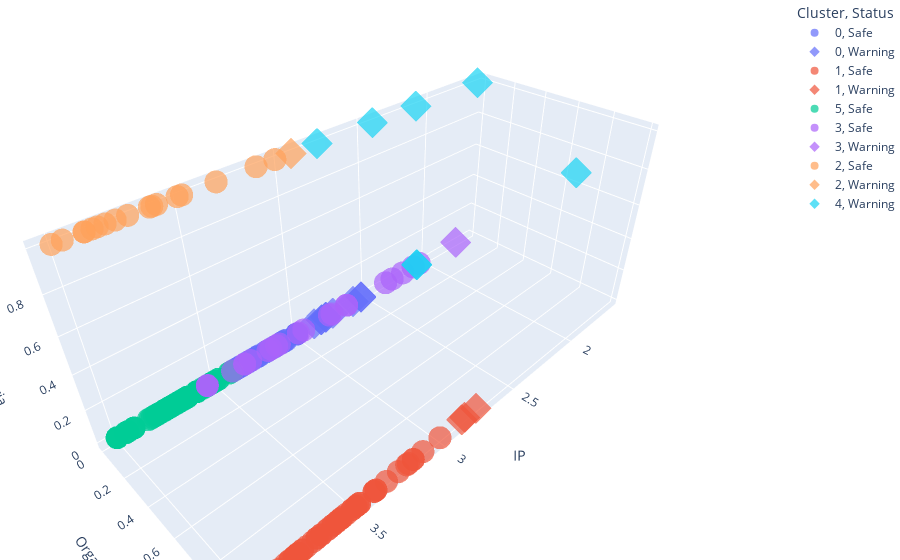

This figure's notebook cell:
### Code cell
kmeansPlot = createPlot3D(testWL, "IP", "Organisasi", "Kerja", "Cluster",shape= "Status")
kmeansPlot

### Figure 1 — Plotly figure (JSON) as saved in the notebook; plotly's stock layout.template omitted (floating-point values rounded to 4 significant figures)
{"data": [{"hovertemplate": "Cluster=0<br>Status=Safe<br>IP=%{x}<br>Organisasi=%{y}<br>Kerja=%{z}<extra></extra>", "legendgroup": "0, Safe", "marker": {"color": "#636efa", "opacity": 0.7, "symbol": "circle"}, "mode": "markers", "name": "0, Safe", "scene": "scene", "showlegend": true, "type": "scatter3d", "x": [3.37, 3.08, 3.09, 3.3, 3.3, 3.35, 3.39, 3.39, 3.07, 3.2, 3.25, 3.15, 3.19, 3.14, 3, 3.35, 3.28, 3.32, 3.25, 3.24, 3.1, 3, 3, 3, 3, 3], "y": [0, 0, 0, 0, 0, 0, 0, 0, 0, 0, 0, 0, 0, 0, 0, 0, 0, 0, 0, 0, 0, 0, 0, 0, 0, 0], "z": [0, 0, 0, 0, 0, 0, 0, 0, 0, 0, 0, 0, 0, 0, 0, 0, 0, 0, 0, 0, 0, 0, 0, 0, 0, 0]}, {"hovertemplate": "Cluster=0<br>Status=Warning<br>IP=%{x}<br>Organisasi=%{y}<br>Kerja=%{z}<extra></extra>", "legendgroup": "0, Warning", "marker": {"color": "#636efa", "opacity": 0.7, "symbol": "diamond"}, "mode": "markers", "name": "0, Warning", "scene": "scene", "showlegend": true, "type": "scatter3d", "x": [2.83, 2.54, 2.8, 2.75, 2.54, 2.6, 2.88, 2.83, 2.8], "y": [0, 0, 0, 0, 0, 0, 0, 0, 0], "z": [0, 0, 0, 0, 0, 0, 0, 0, 0]}, {"hovertemplate": "Cluster=1<br>Status=Safe<br>IP=%{x}<br>Organisasi=%{y}<br>Kerja=%{z}<extra></extra>", "legendgroup": "1, Safe", "marker": {"color": "#EF553B", "opacity": 0.7, "symbol": "circle"}, "mode": "markers", "name": "1, Safe", "scene": "scene", "showlegend": true, "type": "scatter3d", "x": [3.8, 3.7, 3.62, 3.83, 3.88, 3.58, 3.48, 3.81, 3.68, 3.96, 3.5, 3.6, 3.26, 3.64, 3.4, 3.2, 3.81, 3.7, 3.58, 4, 3.79, 3.75, 3.5, 3.72, 3.96, 3.85, 3.77, 3.52, 3.57, 4, 3.48, 3.91, 3.83, 3.33, 3.8, 3.39, 3.77, 3.52, 3.17, 4, 3.39, 3.17, 3.68, 3.5, 3.49, 3.8, 3.21, 3.79, 3.8, 3.62, 3.6, 3.79, 3.4, 3, 3.65, 3.94, 3.11, 3.55], "y": [1, 1, 1, 1, 1, 1, 1, 1, 1, 1, 1, 1, 1, 1, 1, 1, 1, 1, 1, 1, 1, 1, 1, 1, 1, 1, 1, 1, 1, 1, 1, 1, 1, 1, 1, 1, 1, 1, 1, 1, 1, 1, 1, 1, 1, 1, 1, 1, 1, 1, 1, 1, 1, 1, 1, 1, 1, 1], "z": [0, 0, 0, 0, 0, 0, 0, 0, 0, 0, 0, 0, 0, 0, 0, 0, 0, 0, 0, 0, 0, 0, 0, 0, 0, 0, 0, 0, 0, 0, 0, 0, 0, 0, 0, 0, 0, 0, 0, 0, 0, 0, 0, 0, 0, 0, 0, 0, 0, 0, 0, 0, 0, 0, 0, 0, 0, 0]}, {"hovertemplate": "Cluster=1<br>Status=Warning<br>IP=%{x}<br>Organisasi=%{y}<br>Kerja=%{z}<extra></extra>", "legendgroup": "1, Warning", "marker": {"color": "#EF553B", "opacity": 0.7, "symbol": "diamond"}, "mode": "markers", "name": "1, Warning", "scene": "scene", "showlegend": true, "type": "scatter3d", "x": [2.75, 2.85, 2.83], "y": [1, 1, 1], "z": [0, 0, 0]}, {"hovertemplate": "Cluster=5<br>Status=Safe<br>IP=%{x}<br>Organisasi=%{y}<br>Kerja=%{z}<extra></extra>", "legendgroup": "5, Safe", "marker": {"color": "#00cc96", "opacity": 0.7, "symbol": "circle"}, "mode": "markers", "name": "5, Safe", "scene": "scene", "showlegend": true, "type": "scatter3d", "x": [3.57, 3.6, 3.7, 3.77, 3.92, 3.92, 3.67, 3.6, 3.42, 3.79, 3.71, 3.73, 3.71, 3.95, 3.85, 3.77, 3.48, 3.77, 3.65, 3.92, 3.54, 3.6, 3.54, 3.96, 4, 3.96, 3.95, 3.65, 3.41, 3.48, 3.82, 3.81, 3.81, 3.73, 4, 3.84, 3.55, 3.76, 3.52, 3.7, 3.65, 3.74, 4, 3.65, 3.6, 3.68, 3.52, 3.55, 3.75, 3.75, 3.75, 3.5, 3.52, 3.92, 3.71, 3.83, 3.6, 3.5, 3.69, 3.66, 3.8, 4, 3.77, 3.4, 3.6, 4], "y": [0, 0, 0, 0, 0, 0, 0, 0, 0, 0, 0, 0, 0, 0, 0, 0, 0, 0, 0, 0, 0, 0, 0, 0, 0, 0, 0, 0, 0, 0, 0, 0, 0, 0, 0, 0, 0, 0, 0, 0, 0, 0, 0, 0, 0, 0, 0, 0, 0, 0, 0, 0, 0, 0, 0, 0, 0, 0, 0, 0, 0, 0, 0, 0, 0, 0], "z": [0, 0, 0, 0, 0, 0, 0, 0, 0, 0, 0, 0, 0, 0, 0, 0, 0, 0, 0, 0, 0, 0, 0, 0, 0, 0, 0, 0, 0, 0, 0, 0, 0, 0, 0, 0, 0, 0, 0, 0, 0, 0, 0, 0, 0, 0, 0, 0, 0, 0, 0, 0, 0, 0, 0, 0, 0, 0, 0, 0, 0, 0, 0, 0, 0, 0]}, {"hovertemplate": "Cluster=3<br>Status=Safe<br>IP=%{x}<br>Organisasi=%{y}<br>Kerja=%{z}<extra></extra>", "legendgroup": "3, Safe", "marker": {"color": "#ab63fa", "opacity": 0.7, "symbol": "circle"}, "mode": "markers", "name": "3, Safe", "scene": "scene", "showlegend": true, "type": "scatter3d", "x": [4, 3.77, 3.79, 3.17, 3.8, 3.86, 4, 3.92, 3.2, 4, 3.69, 3.76, 3.33, 3.25, 3.3, 3.56, 3.5, 3.67, 3.88, 3.5, 3.57, 3.88], "y": [1, 1, 1, 1, 1, 1, 1, 1, 1, 1, 1, 1, 1, 1, 1, 1, 1, 1, 1, 1, 1, 1], "z": [1, 1, 1, 1, 1, 1, 1, 1, 1, 1, 1, 1, 1, 1, 1, 1, 1, 1, 1, 1, 1, 1]}, {"hovertemplate": "Cluster=3<br>Status=Warning<br>IP=%{x}<br>Organisasi=%{y}<br>Kerja=%{z}<extra></extra>", "legendgroup": "3, Warning", "marker": {"color": "#ab63fa", "opacity": 0.7, "symbol": "diamond"}, "mode": "markers", "name": "3, Warning", "scene": "scene", "showlegend": true, "type": "scatter3d", "x": [2.98], "y": [1], "z": [1]}, {"hovertemplate": "Cluster=2<br>Status=Safe<br>IP=%{x}<br>Organisasi=%{y}<br>Kerja=%{z}<extra></extra>", "legendgroup": "2, Safe", "marker": {"color": "#FFA15A", "opacity": 0.7, "symbol": "circle"}, "mode": "markers", "name": "2, Safe", "scene": "scene", "showlegend": true, "type": "scatter3d", "x": [3.76, 3.61, 3.85, 4, 3.12, 3.88, 3.59, 3.88, 3.96, 3.8, 3.71, 3.62, 3.02, 3.32, 3.5, 3.83, 3.48], "y": [0, 0, 0, 0, 0, 0, 0, 0, 0, 0, 0, 0, 0, 0, 0, 0, 0], "z": [1, 1, 1, 1, 1, 1, 1, 1, 1, 1, 1, 1, 1, 1, 1, 1, 1]}, {"hovertemplate": "Cluster=2<br>Status=Warning<br>IP=%{x}<br>Organisasi=%{y}<br>Kerja=%{z}<extra></extra>", "legendgroup": "2, Warning", "marker": {"color": "#FFA15A", "opacity": 0.7, "symbol": "diamond"}, "mode": "markers", "name": "2, Warning", "scene": "scene", "showlegend": true, "type": "scatter3d", "x": [2.93], "y": [0], "z": [1]}, {"hovertemplate": "Cluster=4<br>Status=Warning<br>IP=%{x}<br>Organisasi=%{y}<br>Kerja=%{z}<extra></extra>", "legendgroup": "4, Warning", "marker": {"color": "#19d3f3", "opacity": 0.7, "symbol": "diamond"}, "mode": "markers", "name": "4, Warning", "scene": "scene", "showlegend": true, "type": "scatter3d", "x": [2.2, 2.78, 2.43, 1.62, 2.12, 2.08, 2.08], "y": [1, 0, 0, 0, 0, 0, 0], "z": [1, 1, 1, 1, 1, 0, 0]}], "layout": {"legend": {"title": {"text": "Cluster, Status"}, "tracegroupgap": 0}, "margin": {"b": 0, "l": 0, "r": 0, "t": 0}, "scene": {"domain": {"x": [0, 1], "y": [0, 1]}, "xaxis": {"title": {"text": "IP"}}, "yaxis": {"title": {"text": "Organisasi"}}, "zaxis": {"title": {"text": "Kerja"}}}}}
